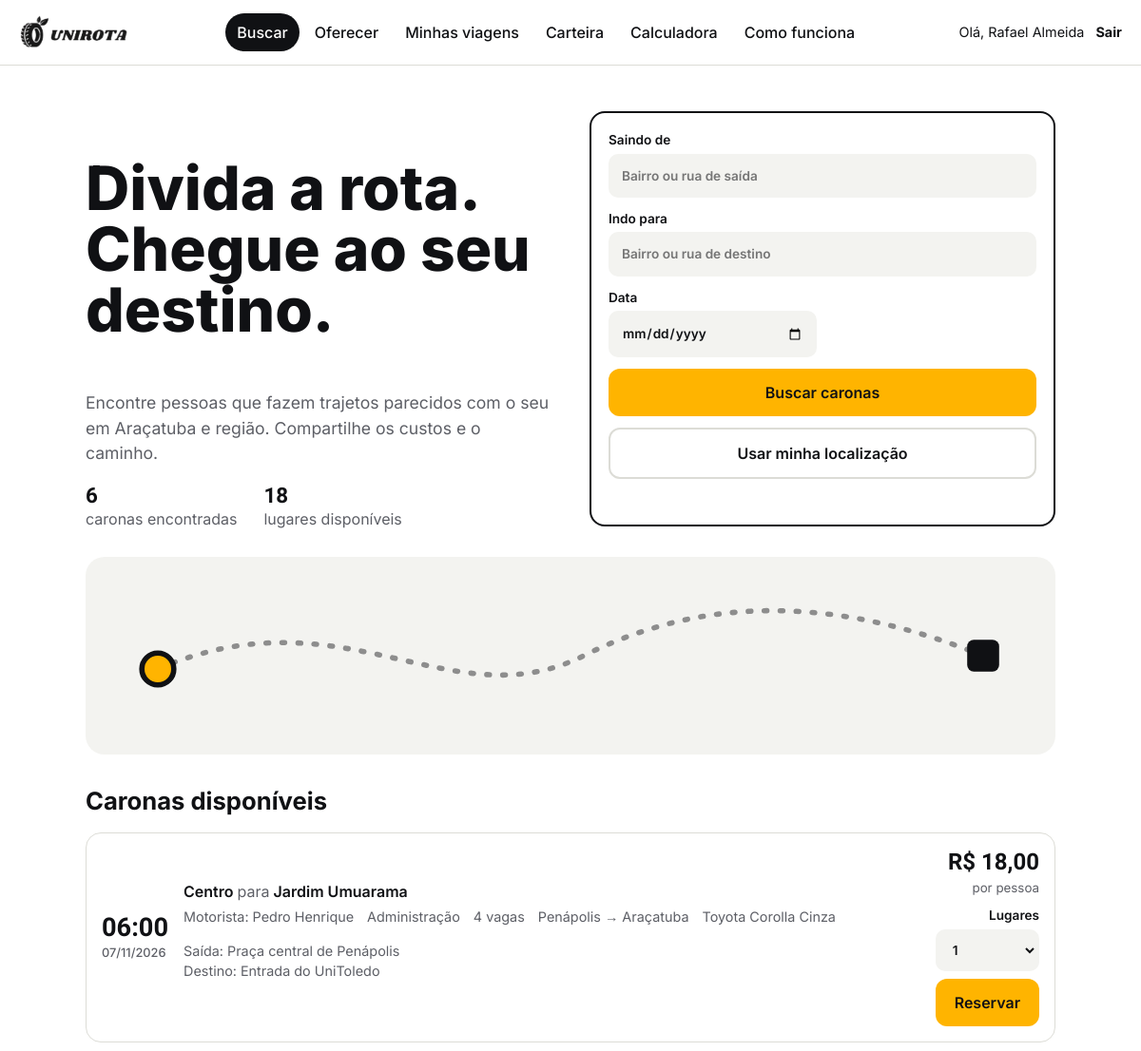
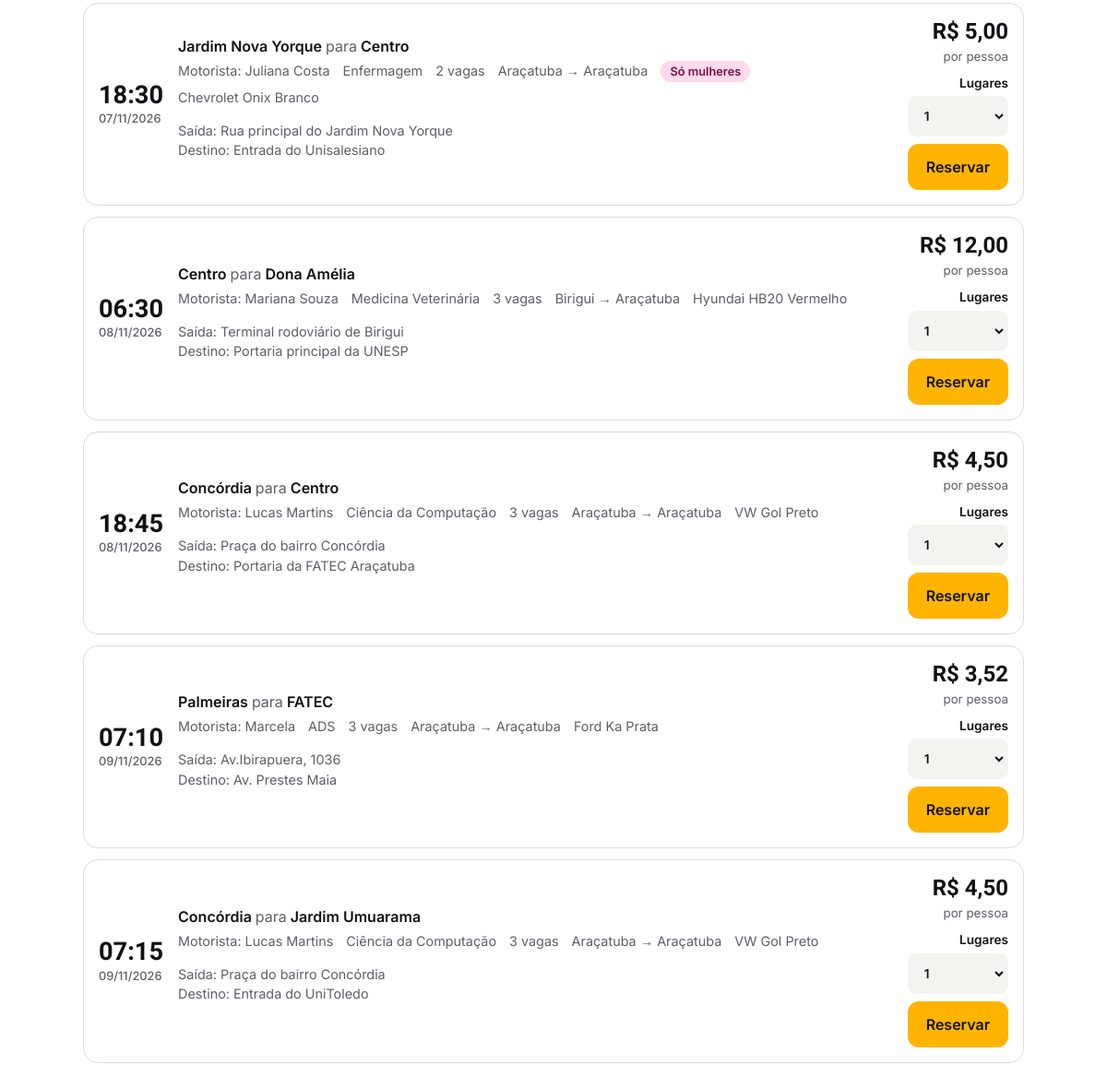
The page /index.php (signed in) on the database its author committed (2 pictures, top to bottom).
### tables this page shows
CREATE TABLE `usuarios` (
  `id_usuario` int(11) NOT NULL,
  `nome` varchar(100) NOT NULL,
  `email` varchar(150) NOT NULL,
  `senha` varchar(255) NOT NULL,
  `telefone` varchar(20) DEFAULT NULL,
  `curso` varchar(100) DEFAULT NULL,
  `bairro` varchar(100) NOT NULL,
  `cidade` varchar(100) DEFAULT 'Araçatuba',
  `latitude` decimal(10,7) DEFAULT NULL,
  `longitude` decimal(10,7) DEFAULT NULL,
  `tipo` enum('passageiro','motorista','ambos') DEFAULT 'ambos',
  `data_cadastro` datetime DEFAULT current_timestamp()
);

CREATE TABLE `caronas` (
  `id_carona` int(11) NOT NULL,
  `id_motorista` int(11) NOT NULL,
  `id_veiculo` int(11) DEFAULT NULL,
  `origem` varchar(150) NOT NULL,
  `bairro_origem` varchar(100) NOT NULL,
  `destino` varchar(150) NOT NULL,
  `bairro_destino` varchar(100) NOT NULL,
  `cidade_origem` varchar(100) NOT NULL,
  `cidade_destino` varchar(100) NOT NULL,
  `latitude` decimal(10,7) DEFAULT NULL,
  `longitude` decimal(10,7) DEFAULT NULL,
  `data_hora` datetime NOT NULL,
  `vagas` int(11) NOT NULL,
  `preco` decimal(8,2) NOT NULL,
  `distancia` decimal(8,2) NOT NULL,
  `somente_mulheres` tinyint(1) DEFAULT 0,
  `status` enum('disponivel','lotada','cancelada','finalizada') DEFAULT 'disponivel',
  `data_publicacao` datetime DEFAULT current_timestamp()
);

CREATE TABLE `veiculos` (
  `id_veiculo` int(11) NOT NULL,
  `id_usuario` int(11) NOT NULL,
  `modelo` varchar(100) NOT NULL,
  `cor` varchar(50) DEFAULT NULL,
  `placa` varchar(10) NOT NULL,
  `capacidade` int(11) NOT NULL
);

### php/funcoes.php (called while the page is built, shortened)
<?php
require_once __DIR__ . "/conexao.php";
function usuarioLogado() {
    return isset($_SESSION["id_usuario"]);
}
function usuarioAtual() {
    global $pdo;
    $stmt = $pdo->prepare(
        "SELECT * FROM usuarios WHERE id_usuario = ?"
    );
    $stmt->execute([$_SESSION["id_usuario"]]);
    return $stmt->fetch();
}
function escapar($valor) {
    return htmlspecialchars(
        (string)($valor ?? ""),
        ENT_QUOTES,
        "UTF-8"
    );
}

### index.php (the view, shortened to what this page needs)
<?php
require_once __DIR__ . "/php/funcoes.php";
$usuario = usuarioAtual();
$idUsuario = $_SESSION["id_usuario"];
function dinheiro($valor) {
    return "R$ " . number_format((float)$valor, 2, ",", ".");
}
$origem = trim($_GET["origem"] ?? "");
$destino = trim($_GET["destino"] ?? "");
$data = trim($_GET["data"] ?? "");
$sql = "
    SELECT c.*, u.nome AS motorista, u.curso,
           v.modelo, v.cor
    FROM caronas c
    JOIN usuarios u ON u.id_usuario = c.id_motorista
    LEFT JOIN veiculos v ON v.id_veiculo = c.id_veiculo
    WHERE c.status = 'disponivel'
      AND c.vagas > 0
      AND c.data_hora >= NOW()
      AND c.id_motorista <> ?
";
$params = [$idUsuario];
$sql .= " ORDER BY c.data_hora ASC";
$stmt = $pdo->prepare($sql);
$stmt->execute($params);
$caronas = $stmt->fetchAll();
?>
<!DOCTYPE html>
<html lang="pt-BR">
<head>
    <link rel="stylesheet" href="css/style.css">
</head>
<body>
<header>
    <a href="#buscar" class="logo">
    <img src="img/logo.png" alt="UniRota">
</a>
    <nav aria-label="Menu principal">
        <a href="#buscar" data-v="buscar">Buscar</a>
        <a href="#oferecer" data-v="oferecer">Oferecer</a>
        <a href="#viagens" data-v="viagens">Minhas viagens</a>
        <a href="#carteira" data-v="carteira">Carteira</a>
        <a href="#impacto" data-v="impacto">Calculadora</a>
        <a href="#como-funciona" data-v="como-funciona">Como funciona</a>
    </nav>
    <div class="usuario-logado">
        Olá, <?= escapar($usuario["nome"]) ?>
        <a href="logout.php">Sair</a>
    </div>
</header>
<main>
<section class="view" id="v-buscar">
    <div class="hero">
        <div>
            <h1>Divida a rota. Chegue ao seu destino.</h1>
            <p>
                Encontre pessoas que fazem trajetos parecidos com o seu
                em Araçatuba e região. Compartilhe os custos e o caminho.
            </p>
            <div class="stats">
                <div>
                    <strong><?= count($caronas) ?></strong>
                    caronas encontradas
                </div>
                <div>
                    <strong>
                        <?= array_sum(array_column($caronas, "vagas")) ?>
                    </strong>
                    lugares disponíveis
                </div>
            </div>
        </div>
        <form class="panel busca-form" id="busca" method="GET" action="index.php#buscar">
            <label>
                Saindo de
                <input type="text" name="origem"
                       placeholder="Bairro ou rua de saída"
                       value="<?= escapar($origem) ?>">
            </label>
            <label>
                Indo para
                <input type="text" name="destino"
                       placeholder="Bairro ou rua de destino"
                       value="<?= escapar($destino) ?>">
            </label>
            <div class="row">
                <label>
                    Data
                    <input type="date" name="data"
                           value="<?= escapar($data) ?>" id="dataBusca">
                </label>
            </div>
            <button class="btn sun" type="submit">
                Buscar caronas
            </button>
            <button class="btn ghost" type="button" id="localizarUsuario">
                Usar minha localização
            </button>
            <p id="mensagemLocalizacao" class="texto-auxiliar"></p>
        </form>
    </div>
    <div class="route" aria-hidden="true">
    </div>
    <h2>Caronas disponíveis</h2>
    <div class="list">
        <?php if ($caronas): ?>
            <?php foreach ($caronas as $carona): ?>
                <article class="ride">
                    <div class="time">
                        <?= date("H:i", strtotime($carona["data_hora"])) ?>
                        <small>
                            <?= date("d/m/Y", strtotime($carona["data_hora"])) ?>
                        </small>
                    </div>
                    <div>
                        <div class="path">
                            <?= escapar($carona["bairro_origem"]) ?>
                            <span>para</span>
                            <?= escapar($carona["bairro_destino"]) ?>
                        </div>
                        <div class="meta">
                            <span>Motorista: <?= escapar($carona["motorista"]) ?></span>
                            <?php if ($carona["curso"]): ?>
                                <span><?= escapar($carona["curso"]) ?></span>
                            <?php endif; ?>
                            <span>
                                <?= (int)$carona["vagas"] ?>
                                <?= (int)$carona["vagas"] === 1 ? "vaga" : "vagas" ?>
                            </span>
                            <span><?= escapar($carona["cidade_origem"]) ?> → <?= escapar($carona["cidade_destino"]) ?></span>
                            <?php if ($carona["somente_mulheres"]): ?>
                                <span class="tag f">Só mulheres</span>
                            <?php endif; ?>
                            <?php if ($carona["modelo"]): ?>
                                <span>
                                    <?= escapar($carona["modelo"]) ?>
                                    <?= escapar($carona["cor"]) ?>
                                </span>
                            <?php endif; ?>
                        </div>
                        <p class="texto-auxiliar">
                            Saída: <?= escapar($carona["origem"]) ?><br>
                            Destino: <?= escapar($carona["destino"]) ?>
                        </p>
                    </div>
                    <div class="price">
                        <b><?= dinheiro($carona["preco"]) ?></b>
                        <small>por pessoa</small>
                        <form method="POST" action="php/acoes.php">
                            <label>
                                Lugares
                                <select name="quantidade">
                                    <?php for ($i = 1; $i <= min(3, (int)$carona["vagas"]); $i++): ?>
                                        <option value="<?= $i ?>"><?= $i ?></option>
                                    <?php endfor; ?>
                                </select>
                            </label>
                            <button class="btn sun" type="submit">
                                Reservar
                            </button>
                        </form>
                    </div>
                </article>
            <?php endforeach; ?>
        <?php endif; ?>
    </div>
</section>
</main>
</body>
</html>

### css/style.css (style rules this page uses)
:root { --ink: #101114; --paper: #ffffff; --soft: #f3f3f0; --line: #dcdcd6; --mute: #5d5f66; --sun: #ffb400; --sun-ink: #101114; --ok: #0a7a4b; box-sizing: border-box; }
* { box-sizing: border-box; }
html { scroll-behavior: smooth; }
body { margin: 0; background: var(--paper); color: var(--ink); font: 400 16px/1.5 Inter, system-ui, sans-serif; }
h1, h2, h3 { width: 100%; max-width: none; white-space: normal; word-break: normal; overflow-wrap: normal; display: block; }
.logo img { width: 120px; height: auto; display: block; object-fit: contain; }
button, input, select { font: inherit; color: inherit; }
a { color: inherit; }
header { display: flex; align-items: center; justify-content: space-between; flex-wrap: wrap; gap: 12px; padding: 14px 20px; border-bottom: 1px solid var(--line); }
.logo { display: flex; align-items: center; gap: 8px; font-size: 1.5rem; font-weight: 800; text-decoration: none; }
nav { display: flex; flex-wrap: wrap; gap: 4px; }
nav a { padding: 8px 12px; border-radius: 99px; color: var(--ink); font-weight: 500; text-decoration: none; }
nav a[aria-current="page"] { background: var(--ink); color: var(--paper); }
.usuario-logado { display: flex; align-items: center; gap: 12px; font-size: 0.9rem; }
.usuario-logado a { font-weight: 700; text-decoration: none; }
main { max-width: 1060px; margin: 0 auto; padding: 0 20px 60px; }
.view { display: none; }
.view.on { display: block; }
.hero { display: grid; grid-template-columns: 1fr 1fr; align-items: center; gap: 40px; padding: 44px 0 28px; }
.hero h1 { font-size: clamp(2.4rem, 6vw, 4rem); line-height: 1; font-weight: 800; }
.hero p { max-width: 44ch; color: var(--mute); font-size: 1.1rem; }
.route { padding: 20px; border-radius: 20px; background: var(--soft); }
.route svg { display: block; width: 100%; height: auto; }
.panel { display: grid; gap: 12px; padding: 18px; border: 2px solid var(--ink); border-radius: 16px; background: var(--paper); }
label { display: grid; gap: 4px; font-size: 0.85rem; font-weight: 600; }
input, select { width: 100%; min-height: 44px; padding: 11px 12px; border: 2px solid transparent; border-radius: 10px; background: var(--soft); }
.row { display: grid; grid-template-columns: 1fr 1fr; gap: 12px; }
.btn { min-height: 48px; padding: 13px 20px; border: 0; border-radius: 12px; background: var(--ink); color: var(--paper); font-weight: 600; cursor: pointer; text-align: center; }
.btn.sun { background: var(--sun); color: var(--sun-ink); }
.btn.ghost { border: 2px solid var(--line); background: transparent; color: var(--ink); }
h2 { margin: 30px 0 14px; font-size: 1.6rem; }
.texto-auxiliar { color: var(--mute); font-size: 0.9rem; }
.list { display: grid; gap: 12px; }
.ride { display: grid; grid-template-columns: auto 1fr auto; align-items: center; gap: 16px; padding: 16px; border: 1px solid var(--line); border-radius: 16px; }
.time { font-family: "Bricolage Grotesque", sans-serif; font-size: 1.7rem; font-weight: 800; line-height: 1; }
.time small { display: block; margin-top: 4px; color: var(--mute); font: 500 0.8rem Inter; }
.path { font-weight: 600; }
.path span { color: var(--mute); font-weight: 400; }
.meta { display: flex; flex-wrap: wrap; align-items: center; gap: 6px 14px; margin-top: 4px; color: var(--mute); font-size: 0.9rem; }
.price { text-align: right; }
.price b { display: block; font: 800 1.5rem "Bricolage Grotesque", sans-serif; }
.price form { display: grid; gap: 8px; margin-top: 8px; }
.price small { color: var(--mute); }
.tag { padding: 2px 10px; border-radius: 99px; background: var(--soft); color: var(--ink); font-size: 0.8rem; font-weight: 600; }
.tag.f { background: #ffd9ec; color: #7a1048; }
.stats { display: flex; flex-wrap: wrap; gap: 28px; margin: 6px 0 0; color: var(--mute); }
.stats strong { display: block; color: var(--ink); font: 800 1.4rem "Bricolage Grotesque", sans-serif; }
#mensagemLocalizacao, #mensagemOferta { min-height: 18px; margin: 0; color: var(--mute); font-size: 0.85rem; }

### rows shown on the page
usuarios: nome "Rafael Almeida"
caronas: data_hora "06:00", data_hora "07/11/2026", bairro_origem "Centro", bairro_destino "Jardim Umuarama", id_motorista.nome "Pedro Henrique", id_motorista.curso "Administração", vagas "4", cidade_origem "Penápolis", cidade_destino "Araçatuba", id_veiculo.modelo "Toyota Corolla", id_veiculo.cor "Cinza", origem "Praça central de Penápolis", destino "Entrada do UniToledo", preco "R$ 18,00"
caronas: data_hora "18:30", data_hora "07/11/2026", bairro_origem "Jardim Nova Yorque", bairro_destino "Centro", id_motorista.nome "Juliana Costa", id_motorista.curso "Enfermagem", vagas "2", cidade_origem "Araçatuba", cidade_destino "Araçatuba", somente_mulheres "Só mulheres", id_veiculo.modelo "Chevrolet Onix", id_veiculo.cor "Branco", origem "Rua principal do Jardim Nova Yorque", destino "Entrada do Unisalesiano", preco "R$ 5,00"
caronas: data_hora "06:30", data_hora "08/11/2026", bairro_origem "Centro", bairro_destino "Dona Amélia", id_motorista.nome "Mariana Souza", id_motorista.curso "Medicina Veterinária", vagas "3", cidade_origem "Birigui", cidade_destino "Araçatuba", id_veiculo.modelo "Hyundai HB20", id_veiculo.cor "Vermelho", origem "Terminal rodoviário de Birigui", destino "Portaria principal da UNESP", preco "R$ 12,00"
caronas: data_hora "18:45", data_hora "08/11/2026", bairro_origem "Concórdia", bairro_destino "Centro", id_motorista.nome "Lucas Martins", id_motorista.curso "Ciência da Computação", vagas "3", cidade_origem "Araçatuba", cidade_destino "Araçatuba", id_veiculo.modelo "VW Gol", id_veiculo.cor "Preto", origem "Praça do bairro Concórdia", destino "Portaria da FATEC Araçatuba", preco "R$ 4,50"
caronas: data_hora "07:10", data_hora "09/11/2026", bairro_origem "Palmeiras", bairro_destino "FATEC", id_motorista.nome "Marcela", id_motorista.curso "ADS", vagas "3", cidade_origem "Araçatuba", cidade_destino "Araçatuba", id_veiculo.modelo "Ford Ka", id_veiculo.cor "Prata", origem "Av.Ibirapuera, 1036", destino "Av. Prestes Maia", preco "R$ 3,52"
caronas: data_hora "07:15", data_hora "09/11/2026", bairro_origem "Concórdia", bairro_destino "Jardim Umuarama", id_motorista.nome "Lucas Martins", id_motorista.curso "Ciência da Computação", vagas "3", cidade_origem "Araçatuba", cidade_destino "Araçatuba", id_veiculo.modelo "VW Gol", id_veiculo.cor "Preto", origem "Praça do bairro Concórdia", destino "Entrada do UniToledo", preco "R$ 4,50"

### other values the page prints
count($caronas) "6"
array_sum(array_column($caronas, "vagas")) "18"
form field quantidade "1"
